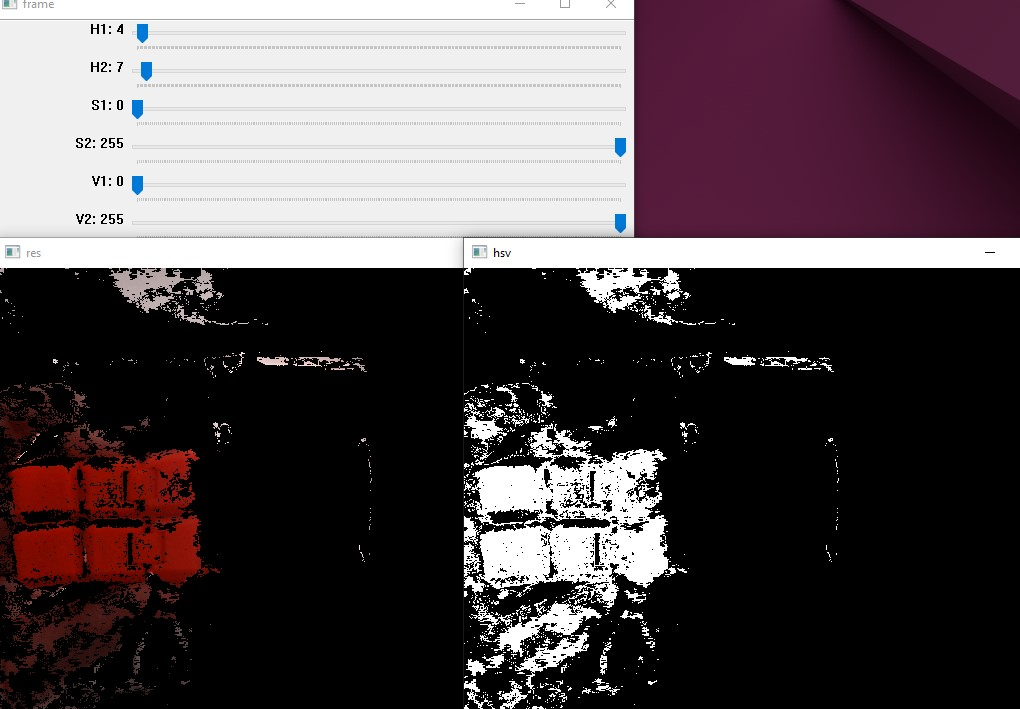
#> input picture renk-algilama/renk_tespiti_ornek.png.jpg, 1020 x 709 px, given in place of the camera
$ python orneksurum.py
#> lines starting #> are read from the running program, lines starting #| are printed output that depends on the picture; after the words box and inside, x2 and y2 are one past the last pixel; in counts of white or black regions, pixels touching at a corner belong together
import cv2
import numpy as np

camera= cv2.VideoCapture(0)

while True:
    ret,frame= camera.read()
#> frame is the input picture: shape (709, 1020, 3); mean B, G, R 78.5, 75.1, 84.7

    hsv = cv2.cvtColor(frame,cv2.COLOR_BGR2HSV)
#> hsv: shape (709, 1020, 3); mean H, S, V 24.8, 42.3, 85.1

    lower = np.array([90,100,100])
    upper = np.array([130,255,255])

    mask = cv2.inRange(hsv,lower,upper)
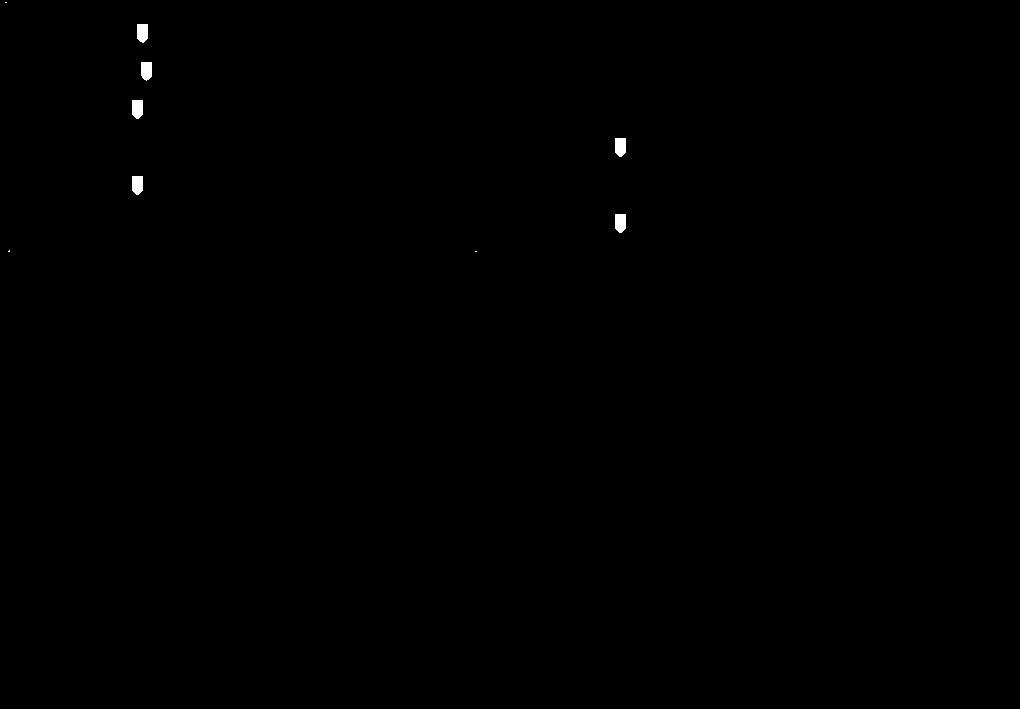
#> mask: shape (709, 1020); 0.16% white; 9 white regions (3 under 20 px)

    res= cv2.bitwise_and(frame,frame,mask=mask)

    con, hie= cv2.findContours(mask, cv2.RETR_EXTERNAL, cv2.CHAIN_APPROX_SIMPLE)
#> con = 9 contours, 3 with area under 20; largest, box (x1, y1, x2, y2) and area: (615, 214, 626, 233) 164, (132, 176, 143, 195) 164, (615, 138, 626, 157) 164, (132, 100, 143, 119) 164, (137, 24, 148, 43) 163, (141, 62, 152, 81) 161; hie = [[1, -1, -1, -1], [2, 0, -1, -1], [3, 1, -1, -1], [4, 2, -1, -1], [5, 3, -1, -1], [6, 4, -1, -1], [7, 5, -1, -1], [8, 6, -1, -1], [-1, 7, -1, -1]]
    if len(con)>0:
        con = max(con,key=cv2.contourArea)
#> con = [[615, 214], [615, 228], [619, 232], [621, 232], [625, 228], [625, 214]]
        x,y,w,h= cv2.boundingRect(con)
#> x = 615; y = 214; w = 11; h = 19
        merkezX= x+w //2
#> merkezX = 620
        merkezY= y+h //2
#> merkezY = 223

        cv2.rectangle(frame,(x,y), (x+w,y+h), (0,0,255),2) #kare içine al
#> frame: shape (709, 1020, 3); 0.02% of pixels changed, all inside (x1, y1, x2, y2) = (614, 213, 628, 235)

        cv2.putText(frame,"mavi nesne",(x, y - 10),cv2.FONT_HERSHEY_SIMPLEX, 0.7,(0, 0, 255), 2)  #üst  yazı
        cv2.putText(frame, f"X: {merkezX}, Y: {merkezY}",(x, y + h + 25),cv2.FONT_HERSHEY_SIMPLEX,0.7, (0, 255, 0),2)  #alt yazı
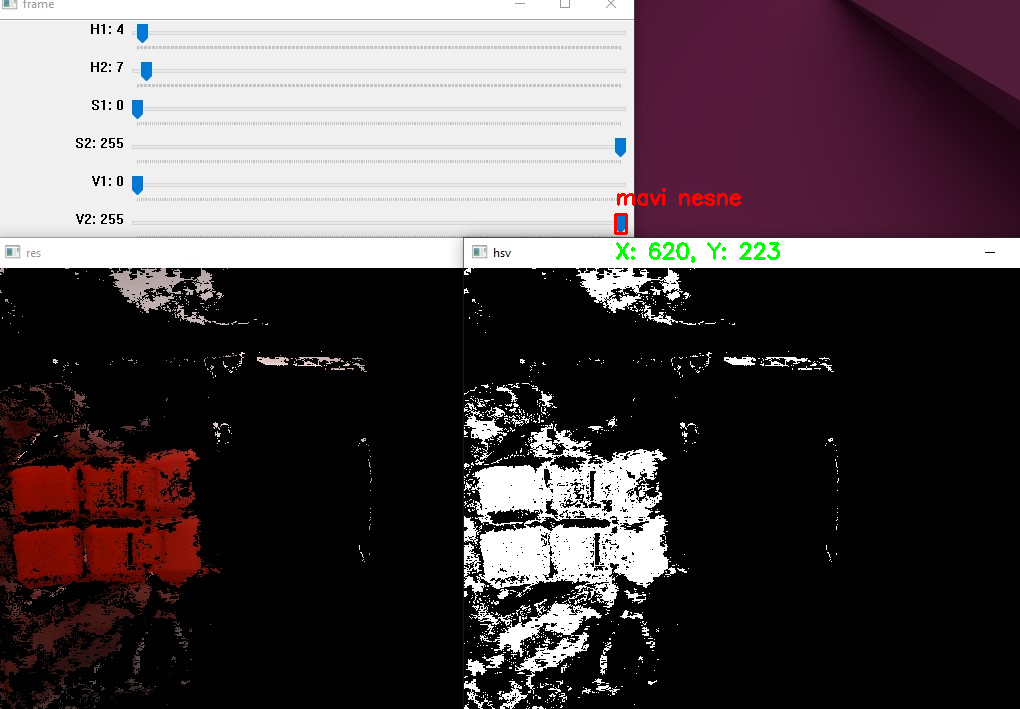
#> frame: shape (709, 1020, 3); mean B, G, R 78, 75, 84.5


    cv2.imshow("kare",frame)

    if cv2.waitKey(1)== 27:
#> (key Esc is pressed here)
        break


camera.release()
cv2.destroyAllWindows()
